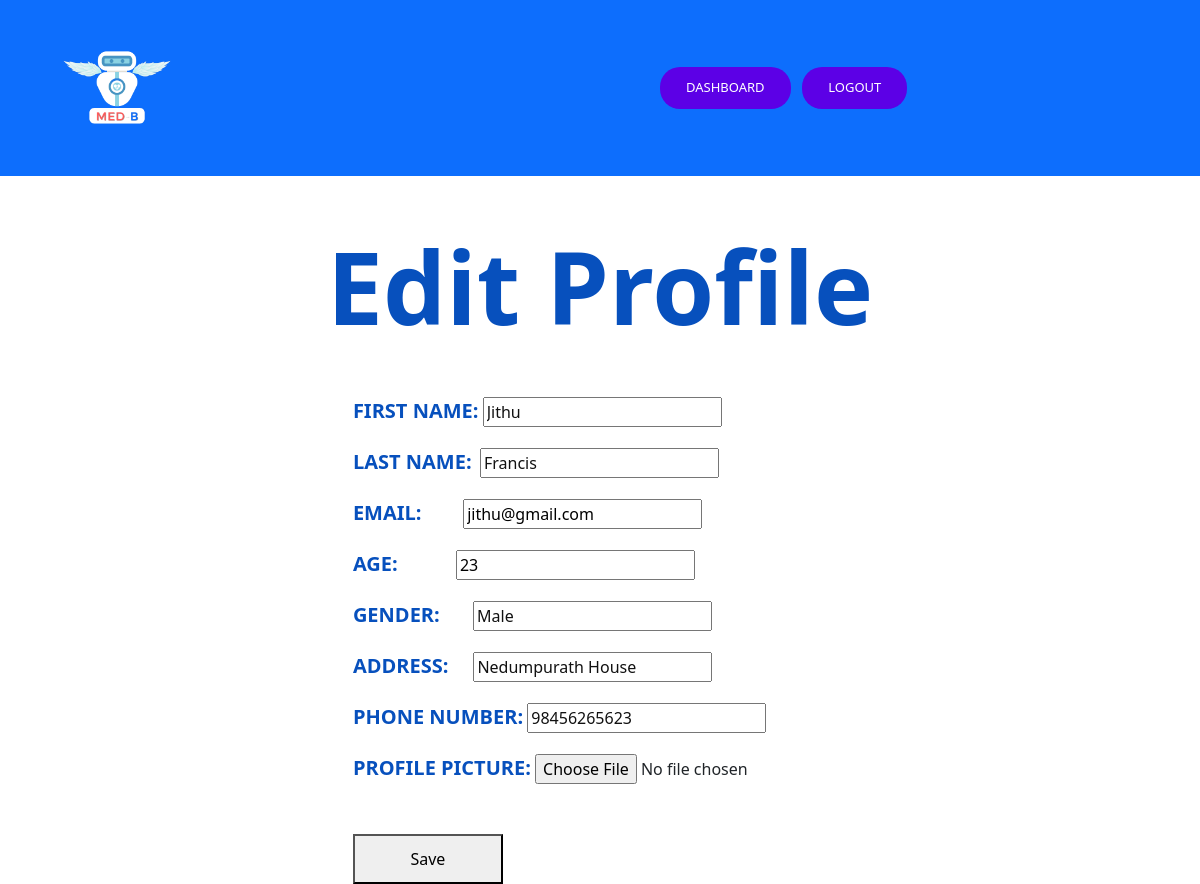
Page /profile/edit/ (signed in) on the committed database.
### authsystem/models.py (models this page shows)
class Profile(models.Model):
    user = models.OneToOneField(User, on_delete=models.CASCADE)
    picture = models.ImageField(upload_to='profile_pictures', null=True, blank=True)
    age = models.IntegerField(null=True, blank=True)
    gender = models.CharField(max_length=10, null=True, blank=True)
    address = models.CharField(max_length=100, null=True, blank=True)
    phone = models.CharField(max_length=20, null=True, blank=True)

### authsystem/views.py (the view, shortened to what this page needs)
# urls.py: path('profile/edit/', views.edit_profile, name='edit_profile'),
@login_required
def edit_profile(request):
    try:
        profile = request.user.profile
    except Profile.DoesNotExist:
        profile = Profile(user=request.user)
    return render(request, 'edit_profile.html', {'profile': profile})

### templates/edit_profile.html (shortened to what this page needs)
{% extends 'base.html' %}
{% block mybody %}
<div class="edit-profile">
    <h1 style='color:#0750bd;margin-bottom:50px;font-size: 100px;'>Edit Profile</h1>
    <form method="POST" enctype="multipart/form-data">
      <div class="form-group">
        <label for="id_first_name" style="font-size: 20px;">First Name:</label>
        <input type="text" id="id_first_name" name="first_name" value="{{ profile.user.first_name }}">
      </div>
      <div class="form-group">
        <label for="id_last_name" style="font-size: 20px;">Last Name:</label>&nbsp;
        <input type="text" id="id_last_name" name="last_name" value="{{ profile.user.last_name }}">
      </div>
      <div class="form-group">
        <label for="id_email" style="font-size: 20px;">Email:</label>&nbsp;&nbsp;&nbsp;&nbsp;&nbsp;&nbsp;&nbsp;&nbsp;&nbsp;
        <input type="email" id="id_email" name="email" value="{{ profile.user.email }}">
      </div>
      <div class="form-group">
        <label for="id_age"style="font-size: 20px;">Age:</label>&nbsp;&nbsp;&nbsp;&nbsp;&nbsp;&nbsp;&nbsp;&nbsp;&nbsp;&nbsp;&nbsp;&nbsp;&nbsp;
        <input type="number" id="id_age" name="age" value="{{ profile.age }}">
      </div>
      <div class="form-group">
        <label for="id_gender" style="font-size: 20px;">Gender:</label>&nbsp;&nbsp;&nbsp;&nbsp;&nbsp;&nbsp;&nbsp;
        <input type="text" id="id_gender" name="gender" value="{{ profile.gender }}">
      </div>
      <div class="form-group">
        <label for="id_address" style="font-size: 20px;">Address:</label>&nbsp;&nbsp;&nbsp;&nbsp;&nbsp;
        <input type="text" id="id_address" name="address" value="{{ profile.address }}">
      </div>
      <div class="form-group">
        <label for="id_phone" style="font-size: 20px;">Phone Number:</label>
        <input type="text" id="id_phone" name="phone" value="{{ profile.phone }}">
      </div>
      <div class="form-group">
        <label for="id_picture" style="font-size: 20px;">Profile Picture:</label>
        <input type="file" id="id_picture" name="picture">
      </div>
      <button type="submit" style="height: 50px;width: 150px;margin-top: 30px;">Save</button>
    </form>
  </div>
{% endblock %}

### static/main.css (style rules this page uses)
body { margin:0; color:#6a6f8c; background-image: url('images/bg.png'); font:600 16px/18px 'Open Sans',sans-serif; }
*,:after,:before { box-sizing:border-box }
body { font: 100% / 1.414 "Open Sans", "Roboto", arial, sans-serif; background: #e9e9e9; }
a, [type="submit"] { transition: all .25s ease-in; }
h1, h2 { font-weight: 300; color: rgba(255,255,255,1); }
label { font-size: .85rem; text-transform: uppercase; color: #ccc; }
[type="text"] { color: #111; }

### static/styles.css (style rules this page uses)
:root { --primary: #2124B1; --secondary: #4777F5; --light: #F7FAFF; --dark: #1D1D27; }
h1, h2, h3, .fw-bold { font-weight: 700 !important; }

### templates/edit_profile.html (style rules this page uses)
.edit-profile { display: flex; align-items: center; justify-content: center; flex-direction: column; margin-top: 50px; }
.edit-profile form { display: flex; flex-direction: column; gap: 20px; }

### templates/base.html (style rules this page uses)
label { font-size: .85rem; text-transform: uppercase; color: #0750bd; font-weight: 900; }

### rows in the picture
Profile: first_name "Jithu", last_name "Francis", email "jithu@gmail.com", age "23", gender "Male", address "Nedumpurath House", phone "98456265623"
